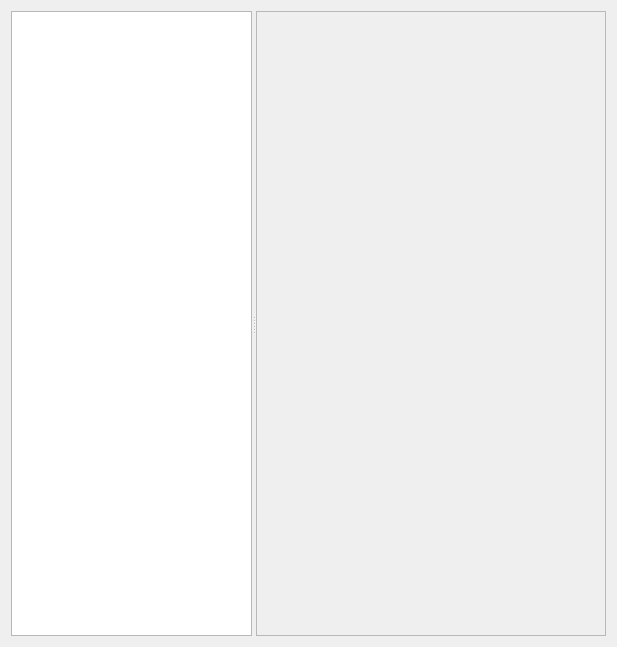
<?xml version="1.0" encoding="UTF-8"?>
<ui version="4.0">
 <class>pluginManagerView</class>
 <widget class="QWidget" name="pluginManagerView">
  <property name="geometry">
   <rect>
    <x>0</x>
    <y>0</y>
    <width>617</width>
    <height>647</height>
   </rect>
  </property>
  <property name="windowTitle">
   <string>Form</string>
  </property>
  <layout class="QHBoxLayout" name="horizontalLayout">
   <item>
    <widget class="QSplitter" name="splitter">
     <property name="orientation">
      <enum>Qt::Horizontal</enum>
     </property>
     <widget class="QListWidget" name="listWidget">
      <property name="minimumSize">
       <size>
        <width>150</width>
        <height>0</height>
       </size>
      </property>
     </widget>
     <widget class="QFrame" name="frame">
      <property name="minimumSize">
       <size>
        <width>350</width>
        <height>0</height>
       </size>
      </property>
      <property name="frameShape">
       <enum>QFrame::StyledPanel</enum>
      </property>
      <property name="frameShadow">
       <enum>QFrame::Plain</enum>
      </property>
      <property name="lineWidth">
       <number>10</number>
      </property>
      <layout class="QGridLayout" name="gridLayout_2">
       <item row="0" column="0">
        <layout class="QGridLayout" name="gridLayout"/>
       </item>
      </layout>
     </widget>
    </widget>
   </item>
  </layout>
 </widget>
 <resources/>
 <connections/>
</ui>
